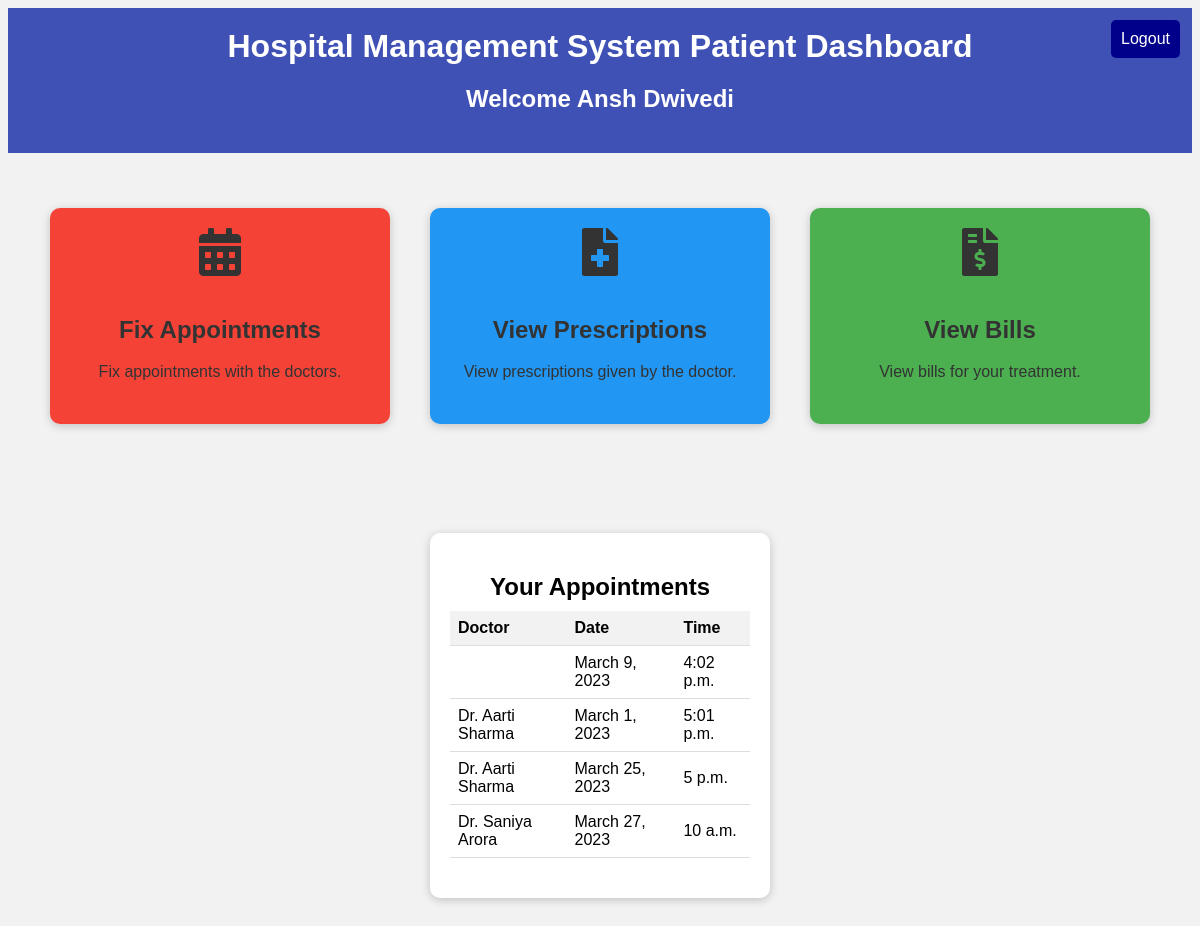
The page /hospital/patient_dashboard/ (signed in) on the database its author committed.
### shared_models/models.py (models this page shows)
class Patient(models.Model):
    name = models.CharField(max_length=100)
    email = models.EmailField(unique=True)
    password = models.CharField(max_length=100)
    contact_number = models.CharField(max_length=20)
    gender = models.CharField(max_length=10)
    age = models.IntegerField()

class Appointment(models.Model):
    patient = models.ForeignKey(Patient, on_delete=models.CASCADE)
    doctor_name = models.CharField(max_length=100)
    appointment_date = models.DateField()
    appointment_time = models.TimeField()
    patient_name = models.CharField(max_length=255,null=True)

### hospital/views.py (the view)
# urls.py: path('patient_dashboard/', views.patient_dashboard, name='patient_dashboard'),
def patient_dashboard(request):
    patient_email = request.session.get('patient')
    if patient_email is None:
        return redirect('patient_login')
    patient = Patient.objects.get(email=patient_email)
    appointments = Appointment.objects.filter(patient=patient)
    return render(request, 'patient_dashboard.html', {'patient': patient, 'appointments': appointments})

### hospital/templates/patient_dashboard.html (shortened to what this page needs)
<!DOCTYPE html>
<html>
<head>
	<link rel="stylesheet" type="text/css" href="https://cdnjs.cloudflare.com/ajax/libs/font-awesome/5.15.4/css/all.min.css">
</head>
<body>
	<form method="GET" action="{% url 'patient_login' %}">
		<button type="submit" class="back-btn">Logout</button>
	</form>
    <div class="header">
        <h1>Hospital Management System Patient Dashboard</h1>
		<h2>Welcome {{ patient.name }}</h2>
    </div>
	<div class="container">
		<div class="card card-red">
			<a href="{% url 'fix_appointment' %}" class="card-link">
				<i class="fas fa-calendar-alt"></i>
				<h2>Fix Appointments</h2>
				<p>Fix appointments with the doctors.</p>
			</a>
		</div>
		<div class="card card-blue">
			<a href="{% url 'view_prescription' %}" class="card-link">
				<i class="fas fa-file-medical"></i>
				<h2>View Prescriptions</h2>
				<p>View prescriptions given by the doctor.</p>
			</a>
		</div>
		<div class="card card-green">
			<a href="{% url 'view_bills' %}" class="card-link">
				<i class="fas fa-file-invoice-dollar"></i>
				<h2>View Bills</h2>
				<p>View bills for your treatment.</p>
			</a>
		</div>
		{% if appointments %}
		<div class="card">
			<div class="card-header">
				<h2>Your Appointments</h2>
			</div>
			<div class="card-body">
				<table>
					<thead>
						<tr>
							<th>Doctor</th>
							<th>Date</th>
							<th>Time</th>
						</tr>
					</thead>
					<tbody>
						{% for appointment in appointments %}
						<tr>
							<td>{{ appointment.doctor_name }}</td>
							<td>{{ appointment.appointment_date }}</td>
							<td>{{ appointment.appointment_time }}</td>
						</tr>
						{% endfor %}
					</tbody>
				</table>
			</div>
		</div>
		{% endif %}
	</div>
</body>
</html>

### hospital/templates/patient_dashboard.html (style rules this page uses)
.header { background-color: #3f51b5; color: #fff; padding: 20px; text-align: center; }
.header h1 { margin: 0; }
body { font-family: Arial, sans-serif; background-color: #f2f2f2; }
.container { display: flex; flex-wrap: wrap; justify-content: center; align-items: center; height: 100vh; }
.card { background-color: #fff; border-radius: 10px; box-shadow: 0 2px 10px rgba(0,0,0,0.2); padding: 20px; margin: 20px; width: 300px; text-align: center; transition: all 0.3s ease-in-out; }
.card-link { text-decoration: none; color: #333; }
.card i { font-size: 3em; margin-bottom: 20px; }
.card h2 { font-size: 1.5em; margin-bottom: 10px; }
.card p { font-size: 1em; margin-bottom: 20px; line-height: 1.5em; }
.card-red { background-color: #f44336; color: #fff; }
.card-blue { background-color: #2196f3; color: #fff; }
.card-green { background-color: #4caf50; color: #fff; }
table { width: 100%; border-collapse: collapse; margin-bottom: 20px; }
th, td { padding: 8px; text-align: left; border-bottom: 1px solid #ddd; }
th { background-color: #f2f2f2; font-weight: bold; }
.back-btn { position: absolute; top: 20px; right: 20px; background-color: darkblue; color: white; border: none; padding: 10px; font-size: 16px; cursor: pointer; border-radius: 5px; }

### rows shown on the page
Patient: name "Ansh Dwivedi"
Appointment: appointment_date "March 9, 2023", appointment_time "4:02 p.m."
Appointment: doctor_name "Dr. Aarti Sharma", appointment_date "March 1, 2023", appointment_time "5:01 p.m."
Appointment: doctor_name "Dr. Aarti Sharma", appointment_date "March 25, 2023", appointment_time "5 p.m."
Appointment: doctor_name "Dr. Saniya Arora", appointment_date "March 27, 2023", appointment_time "10 a.m."
